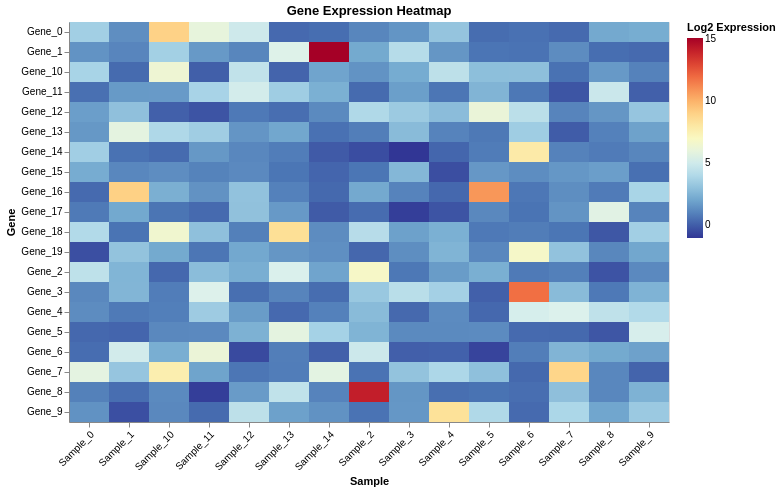

Notebook cell for this chart:
### Code cell
print("\n2. Interactive Gene Expression Heatmap")

genes = [f'Gene_{i}' for i in range(20)]
samples = [f'Sample_{i}' for i in range(15)]
heatmap_df = pd.DataFrame([
    {'Gene': g, 'Sample': s, 'Expression': np.random.exponential(2) + np.random.normal(0, 0.5)}
    for g in genes for s in samples
])

heatmap = alt.Chart(heatmap_df).mark_rect().encode(
    x=alt.X('Sample:N', axis=alt.Axis(labelAngle=-45)),
    y=alt.Y('Gene:N'),
    color=alt.Color('Expression:Q', 
                    scale=alt.Scale(scheme='redyellowblue', reverse=True),
                    legend=alt.Legend(title='Log2 Expression')),
    tooltip=[
        alt.Tooltip('Gene:N'),
        alt.Tooltip('Sample:N'),
        alt.Tooltip('Expression:Q', format='.2f')
    ]
).properties(
    width=600,
    height=400,
    title='Gene Expression Heatmap'
).configure_axis(
    labelFontSize=10
)

display(heatmap)

### Figure 1 — Vega-Lite specification as saved in the notebook (floating-point values rounded to 4 significant figures; data arrays with more than 128 entries replaced by an {"elided": "..."} marker saying what was removed)
{"config": {"view": {"continuousWidth": 300, "continuousHeight": 300}, "axis": {"labelFontSize": 10}}, "data": {"name": "data-b6b3f9092f3fad181123f08a75a31a40"}, "mark": {"type": "rect"}, "encoding": {"color": {"field": "Expression", "legend": {"title": "Log2 Expression"}, "scale": {"reverse": true, "scheme": "redyellowblue"}, "type": "quantitative"}, "tooltip": [{"field": "Gene", "type": "nominal"}, {"field": "Sample", "type": "nominal"}, {"field": "Expression", "format": ".2f", "type": "quantitative"}], "x": {"axis": {"labelAngle": -45}, "field": "Sample", "type": "nominal"}, "y": {"field": "Gene", "type": "nominal"}}, "height": 400, "title": "Gene Expression Heatmap", "width": 600, "$schema": "https://vega.github.io/schema/vega-lite/v6.1.0.json", "datasets": {"data-b6b3f9092f3fad181123f08a75a31a40": {"elided": "300 records"}}}
